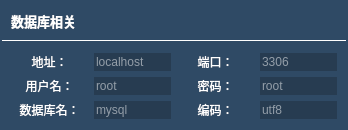
           <widget class="QFrame" name="frame_9">
            <property name="sizePolicy">
             <sizepolicy hsizetype="Preferred" vsizetype="Preferred">
              <horstretch>0</horstretch>
              <verstretch>8</verstretch>
             </sizepolicy>
            </property>
            <property name="minimumSize">
             <size>
              <width>0</width>
              <height>0</height>
             </size>
            </property>
            <property name="styleSheet">
             <string notr="true">background-color: rgb(47,74,101);
border: 0px;
border-radius: 0px;</string>
            </property>
            <property name="frameShape">
             <enum>QFrame::StyledPanel</enum>
            </property>
            <property name="frameShadow">
             <enum>QFrame::Raised</enum>
            </property>
            <layout class="QVBoxLayout" name="verticalLayout_4">
             <property name="spacing">
              <number>3</number>
             </property>
             <property name="leftMargin">
              <number>2</number>
             </property>
             <property name="topMargin">
              <number>2</number>
             </property>
             <property name="rightMargin">
              <number>2</number>
             </property>
             <property name="bottomMargin">
              <number>2</number>
             </property>
             <item>
              <widget class="QFrame" name="frame_10">
               <property name="sizePolicy">
                <sizepolicy hsizetype="Preferred" vsizetype="Preferred">
                 <horstretch>0</horstretch>
                 <verstretch>1</verstretch>
                </sizepolicy>
               </property>
               <property name="styleSheet">
                <string notr="true">border-bottom: 1px solid rgb(255, 255, 255);</string>
               </property>
               <property name="frameShape">
                <enum>QFrame::StyledPanel</enum>
               </property>
               <property name="frameShadow">
                <enum>QFrame::Raised</enum>
               </property>
               <layout class="QHBoxLayout" name="horizontalLayout_4">
                <item>
                 <widget class="QLabel" name="label_13">
                  <property name="styleSheet">
                   <string notr="true">border-bottom: 0px;</string>
                  </property>
                  <property name="text">
                   <string>&lt;html&gt;&lt;head/&gt;&lt;body&gt;&lt;p&gt;&lt;span style=&quot; font-size:10pt; font-weight:600; color:#ffffff;&quot;&gt;数据库相关&lt;/span&gt;&lt;/p&gt;&lt;/body&gt;&lt;/html&gt;</string>
                  </property>
                 </widget>
                </item>
               </layout>
              </widget>
             </item>
             <item>
              <widget class="QFrame" name="frame_11">
               <property name="sizePolicy">
                <sizepolicy hsizetype="Preferred" vsizetype="Preferred">
                 <horstretch>0</horstretch>
                 <verstretch>4</verstretch>
                </sizepolicy>
               </property>
               <property name="frameShape">
                <enum>QFrame::StyledPanel</enum>
               </property>
               <property name="frameShadow">
                <enum>QFrame::Raised</enum>
               </property>
               <layout class="QGridLayout" name="gridLayout">
                <item row="0" column="0">
                 <widget class="QLabel" name="label_16">
                  <property name="sizePolicy">
                   <sizepolicy hsizetype="Preferred" vsizetype="Preferred">
                    <horstretch>1</horstretch>
                    <verstretch>1</verstretch>
                   </sizepolicy>
                  </property>
                  <property name="text">
                   <string>&lt;html&gt;&lt;head/&gt;&lt;body&gt;&lt;p&gt;&lt;span style=&quot; color:#ffffff;&quot;&gt;地址：&lt;/span&gt;&lt;/p&gt;&lt;/body&gt;&lt;/html&gt;</string>
                  </property>
                  <property name="alignment">
                   <set>Qt::AlignCenter</set>
                  </property>
                 </widget>
                </item>
                <item row="0" column="1">
                 <widget class="QLineEdit" name="lineEdit_7">
                  <property name="sizePolicy">
                   <sizepolicy hsizetype="Preferred" vsizetype="Preferred">
                    <horstretch>1</horstretch>
                    <verstretch>1</verstretch>
                   </sizepolicy>
                  </property>
                  <property name="styleSheet">
                   <string notr="true">color: rgb(255, 255, 255);
background-color: rgb(39,60,81);</string>
                  </property>
                  <property name="inputMask">
                   <string/>
                  </property>
                  <property name="text">
                   <string/>
                  </property>
                  <property name="maxLength">
                   <number>32767</number>
                  </property>
                  <property name="placeholderText">
                   <string>localhost</string>
                  </property>
                 </widget>
                </item>
                <item row="0" column="2">
                 <widget class="QLabel" name="label_18">
                  <property name="sizePolicy">
                   <sizepolicy hsizetype="Preferred" vsizetype="Preferred">
                    <horstretch>1</horstretch>
                    <verstretch>1</verstretch>
                   </sizepolicy>
                  </property>
                  <property name="text">
                   <string>&lt;html&gt;&lt;head/&gt;&lt;body&gt;&lt;p&gt;&lt;span style=&quot; color:#ffffff;&quot;&gt;端口：&lt;/span&gt;&lt;/p&gt;&lt;/body&gt;&lt;/html&gt;</string>
                  </property>
                  <property name="alignment">
                   <set>Qt::AlignCenter</set>
                  </property>
                 </widget>
                </item>
                <item row="0" column="3">
                 <widget class="QLineEdit" name="lineEdit_8">
                  <property name="sizePolicy">
                   <sizepolicy hsizetype="Preferred" vsizetype="Preferred">
                    <horstretch>1</horstretch>
                    <verstretch>1</verstretch>
                   </sizepolicy>
                  </property>
                  <property name="styleSheet">
                   <string notr="true">color: rgb(255, 255, 255);
background-color: rgb(39,60,81);</string>
                  </property>
                  <property name="inputMask">
                   <string/>
                  </property>
                  <property name="text">
                   <string/>
                  </property>
                  <property name="placeholderText">
                   <string>3306</string>
                  </property>
                 </widget>
                </item>
                <item row="1" column="0">
                 <widget class="QLabel" name="label_17">
                  <property name="sizePolicy">
                   <sizepolicy hsizetype="Preferred" vsizetype="Preferred">
                    <horstretch>1</horstretch>
                    <verstretch>1</verstretch>
                   </sizepolicy>
                  </property>
                  <property name="text">
                   <string>&lt;html&gt;&lt;head/&gt;&lt;body&gt;&lt;p&gt;&lt;span style=&quot; color:#ffffff;&quot;&gt;用户名：&lt;/span&gt;&lt;/p&gt;&lt;/body&gt;&lt;/html&gt;</string>
                  </property>
                  <property name="alignment">
                   <set>Qt::AlignCenter</set>
                  </property>
                 </widget>
                </item>
                <item row="1" column="1">
                 <widget class="QLineEdit" name="lineEdit_9">
                  <property name="sizePolicy">
                   <sizepolicy hsizetype="Preferred" vsizetype="Preferred">
                    <horstretch>1</horstretch>
                    <verstretch>1</verstretch>
                   </sizepolicy>
                  </property>
                  <property name="styleSheet">
                   <string notr="true">color: rgb(255, 255, 255);
background-color: rgb(39,60,81);</string>
                  </property>
                  <property name="inputMask">
                   <string/>
                  </property>
                  <property name="text">
                   <string/>
                  </property>
                  <property name="maxLength">
                   <number>32767</number>
                  </property>
                  <property name="placeholderText">
                   <string>root</string>
                  </property>
                 </widget>
                </item>
                <item row="1" column="2">
                 <widget class="QLabel" name="label_19">
                  <property name="sizePolicy">
                   <sizepolicy hsizetype="Preferred" vsizetype="Preferred">
                    <horstretch>1</horstretch>
                    <verstretch>1</verstretch>
                   </sizepolicy>
                  </property>
                  <property name="text">
                   <string>&lt;html&gt;&lt;head/&gt;&lt;body&gt;&lt;p&gt;&lt;span style=&quot; color:#ffffff;&quot;&gt;密码：&lt;/span&gt;&lt;/p&gt;&lt;/body&gt;&lt;/html&gt;</string>
                  </property>
                  <property name="alignment">
                   <set>Qt::AlignCenter</set>
                  </property>
                 </widget>
                </item>
                <item row="1" column="3">
                 <widget class="QLineEdit" name="lineEdit_10">
                  <property name="sizePolicy">
                   <sizepolicy hsizetype="Preferred" vsizetype="Preferred">
                    <horstretch>1</horstretch>
                    <verstretch>1</verstretch>
                   </sizepolicy>
                  </property>
                  <property name="styleSheet">
                   <string notr="true">color: rgb(255, 255, 255);
background-color: rgb(39,60,81);</string>
                  </property>
                  <property name="inputMask">
                   <string/>
                  </property>
                  <property name="text">
                   <string/>
                  </property>
                  <property name="placeholderText">
                   <string>root</string>
                  </property>
                 </widget>
                </item>
                <item row="2" column="0">
                 <widget class="QLabel" name="label_20">
                  <property name="sizePolicy">
                   <sizepolicy hsizetype="Preferred" vsizetype="Preferred">
                    <horstretch>1</horstretch>
                    <verstretch>1</verstretch>
                   </sizepolicy>
                  </property>
                  <property name="text">
                   <string>&lt;html&gt;&lt;head/&gt;&lt;body&gt;&lt;p&gt;&lt;span style=&quot; color:#ffffff;&quot;&gt;数据库名：&lt;/span&gt;&lt;/p&gt;&lt;/body&gt;&lt;/html&gt;</string>
                  </property>
                  <property name="alignment">
                   <set>Qt::AlignCenter</set>
                  </property>
                 </widget>
                </item>
                <item row="2" column="1">
                 <widget class="QLineEdit" name="lineEdit_12">
                  <property name="sizePolicy">
                   <sizepolicy hsizetype="Preferred" vsizetype="Preferred">
                    <horstretch>1</horstretch>
                    <verstretch>1</verstretch>
                   </sizepolicy>
                  </property>
                  <property name="styleSheet">
                   <string notr="true">color: rgb(255, 255, 255);
background-color: rgb(39,60,81);</string>
                  </property>
                  <property name="inputMask">
                   <string/>
                  </property>
                  <property name="text">
                   <string/>
                  </property>
                  <property name="maxLength">
                   <number>32767</number>
                  </property>
                  <property name="placeholderText">
                   <string>mysql</string>
                  </property>
                 </widget>
                </item>
                <item row="2" column="2">
                 <widget class="QLabel" name="label_21">
                  <property name="sizePolicy">
                   <sizepolicy hsizetype="Preferred" vsizetype="Preferred">
                    <horstretch>1</horstretch>
                    <verstretch>1</verstretch>
                   </sizepolicy>
                  </property>
                  <property name="text">
                   <string>&lt;html&gt;&lt;head/&gt;&lt;body&gt;&lt;p&gt;&lt;span style=&quot; color:#ffffff;&quot;&gt;编码：&lt;/span&gt;&lt;/p&gt;&lt;/body&gt;&lt;/html&gt;</string>
                  </property>
                  <property name="alignment">
                   <set>Qt::AlignCenter</set>
                  </property>
                 </widget>
                </item>
                <item row="2" column="3">
                 <widget class="QLineEdit" name="lineEdit_11">
                  <property name="sizePolicy">
                   <sizepolicy hsizetype="Preferred" vsizetype="Preferred">
                    <horstretch>1</horstretch>
                    <verstretch>1</verstretch>
                   </sizepolicy>
                  </property>
                  <property name="styleSheet">
                   <string notr="true">color: rgb(255, 255, 255);
background-color: rgb(39,60,81);</string>
                  </property>
                  <property name="inputMask">
                   <string/>
                  </property>
                  <property name="text">
                   <string/>
                  </property>
                  <property name="placeholderText">
                   <string>utf8</string>
                  </property>
                 </widget>
                </item>
               </layout>
              </widget>
             </item>
            </layout>
           </widget>
